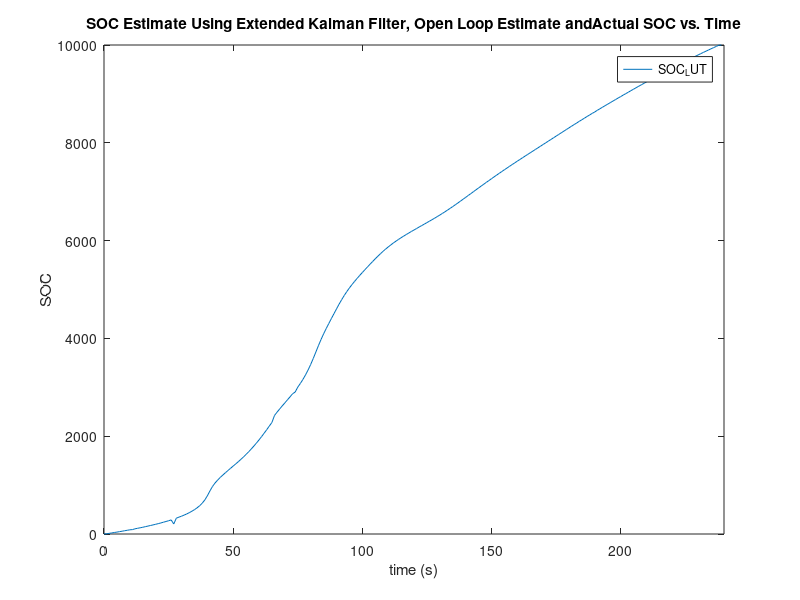

This chart was generated by the following MATLAB code:

SOC_LUT = [0, 5, 13, 22, 31, 39, 48, 57, 67, 76, 86, 90, 106, 117, 127, 138, 150, 162, 174, 186, 199, 212, 226, 241, 256, 271, 288, 205, 324, 345, 364, 386, 410, 436, 465, 497, 534, 577, 629, 695, 780, 881, 972, 1044, 1103, 1157, 1206, 1253, 1299, 1344, 1389, 1434, 1479, 1527, 1576, 1628, 1682, 1738, 1798, 1859, 1924, 1992, 2062, 2134, 2208, 2281, 2424, 2492, 2557, 2620, 2681, 2743, 2804, 2868, 2903, 3003, 3078, 3161, 3253, 3354, 3467, 3589, 3720, 3851, 3976, 4092, 4200, 4303, 4404, 4504, 4603, 4700, 4792, 4878, 4958, 5032, 5101, 5166, 5228, 5289, 5347, 5405, 5462, 5518, 5573, 5628, 5680, 5731, 5780, 5826, 5869, 5911, 5951, 5988, 6024, 6059, 6092, 6124, 6156, 6187, 6217, 6247, 6278, 6308, 6337, 6368, 6398, 6428, 6459, 6491, 6523, 6556, 6590, 6625, 6660, 6696, 6733, 6770, 6808, 6846, 6884, 6923, 6961, 7000, 7039, 7077, 7115, 7153, 7191, 7228, 7266, 7303, 7340, 7376, 7413, 7449, 7484, 7520, 7555, 7590, 7625, 7659, 7694, 7728, 7762, 7796, 7830, 7864, 7898, 7932, 7966, 8000, 8034, 8068, 8102, 8136, 8170, 8204, 8238, 8272, 8306, 8340, 8373, 8406, 8440, 8472, 8505, 8538, 8570, 8602, 8632, 8666, 8697, 8729, 8760, 8791, 8822, 8853, 8884, 8915, 8945, 8976, 9006, 9036, 9067, 9097, 9127, 9157, 9186, 9216, 9245, 9275, 9304, 9333, 9362, 9390,9419, 9447, 9475, 9503, 9531,9559, 9586, 9613, 9640, 9647,  9693, 9720, 9746, 9772, 9797,9823, 9848, 9873, 9898, 9923,9947, 9971, 9995, 10000];

t = [0:239];

figure
plot(t, SOC_LUT, 'DisplayName', "SOC_LUT")
hold on
%plot(t, Est, 'DisplayName', "Extended Kalman Filter")
%plot(t, SOCdr, 'DisplayName', "Open Loop")
ylim = ([0, 10000]);
xlim([0, 240])
legend
title(["SOC Estimate Using Extended Kalman Filter, Open Loop Estimate and", "Actual SOC vs. Time"])

% Page 14
xlabel("time (s)")
ylabel("SOC")
saveas(gcf, "./Figures/2ekf.jpg")
